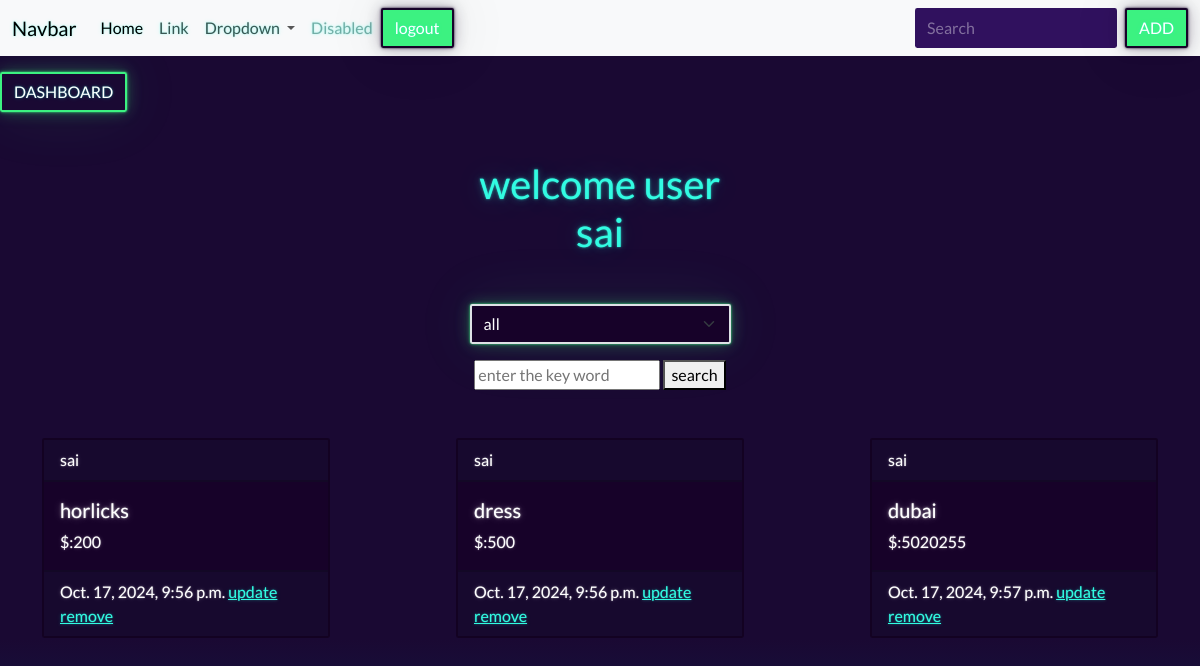
Screenshot of /expense/list/ (signed in) with the database file from the repository.
### budjet/models.py (models this page shows, shortened)
class Expense(models.Model):
    title=models.CharField(max_length=200)
    amount=models.PositiveIntegerField()
    created_date=models.DateTimeField(auto_now=True)
    category_expense=(
        ("food","food"),
        ("travel","travel"),
        ("health","health"),
        ("other","other"),
    )
    category=models.CharField(max_length=200,choices=category_expense)
    user=models.ForeignKey(User,on_delete=models.CASCADE)

### budjet/views.py (the view)
# urls.py: path("expense/list/",views.ExpenseListView.as_view(),name="expense-list"),
@method_decorator([signin_required,never_cache],name="dispatch")
class ExpenseListView(View):
    def get(self,request,*args,**kwargs):
        search_text=request.GET.get("search_text")
        selected_category=request.GET.get("category","all")
        if  selected_category =="all":
            qs=Expense.objects.filter(user=request.user)
        else:
            qs=Expense.objects.filter(category=selected_category,user=request.user)
        if search_text!=None:
            qs=Expense.objects.filter(user=request.user)
            qs=qs.filter(title__contains=search_text)
        return render(request,"expense_list.html",{"expense":qs,"selected":selected_category})

### budjet/templates/expense_list.html (shortened to what this page needs)
{%extends 'base.html'%}
{%block main_block%}
<a href="{%url 'expense-summary' %}" class="btn btn-outline-success mt-3">DASHBOARD</a>
<div class="container text-center p-5 ">
    <div class="w-25  mx-auto ">
        <h1 class="mb-5">welcome user {{request.user}}</h1>
        <form action="">
            <select name="category" class="form-select text-bg-dark btn-outline-success mb-3" onchange="this.form.submit()">
                <option value="all" {%if selected == "all" %} selected {%endif%}>all</option>
            </select>
        </form>
        <form action="{%url 'expense-list'%}">
            <input type="text" placeholder="enter the key word" name="search_text">
            <button type="submit">search</button>
        </form>
    </div>
</div>
<div class="container d-flex justify-content-between">
    {%for e in expense%}
    <div class="card text-bg-dark mb-3" style="max-width: 18rem;">
        <div class="card-header d-flex justify-content-between">
            <div>{{e.user}}</div>
        </div>
        <div class="card-body">
            <h5 class="card-title">{{e.title}}</h5>
            <p class="card-text">$:{{e.amount}}</p>
        </div>
        <div class="card-footer text-body-white">
            {{e.created_date}}
            <a href="{%url 'expense-update' e.id %}">update</a>
            <a href="{%url 'expense-delete' e.id %}">remove</a>
        </div>
    </div>
    {%endfor%}
</div>
{%endblock%}

### rows the page displays
Expense: user "sai", title "horlicks", amount "200", created_date "Oct. 17, 2024, 9:56 p.m."
Expense: user "sai", title "dress", amount "500", created_date "Oct. 17, 2024, 9:56 p.m."
Expense: user "sai", title "dubai", amount "5020255", created_date "Oct. 17, 2024, 9:57 p.m."

### other values shown
{{ request.user }} "sai"
